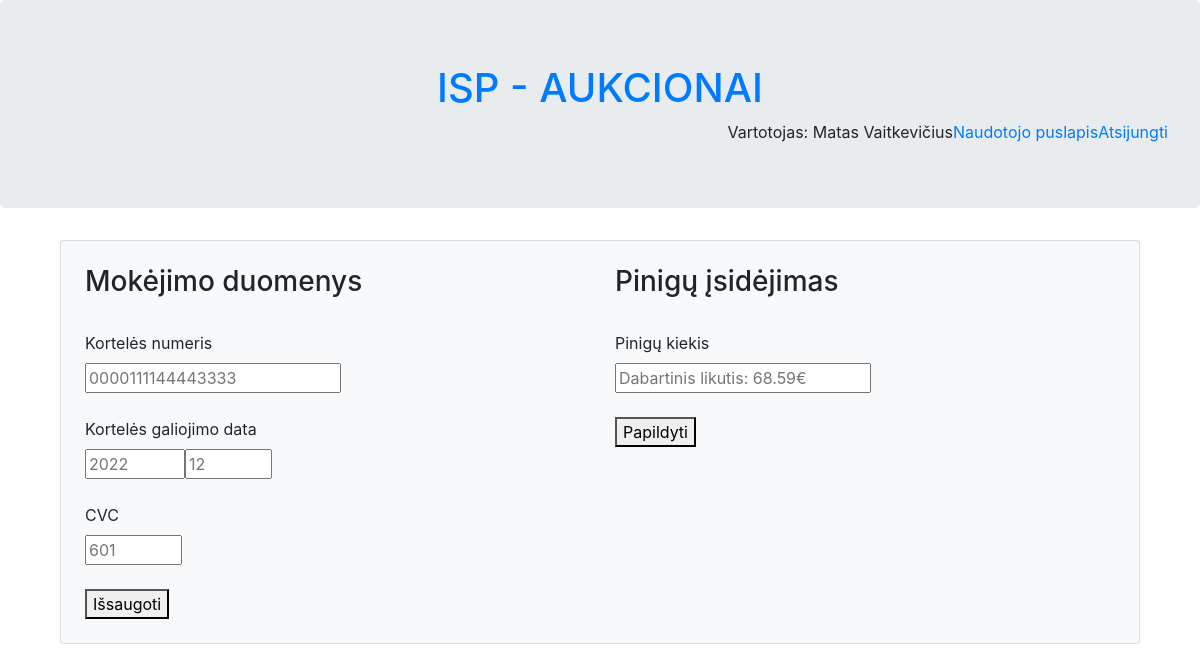
The app's page /Mokejimo_duomenu_redagavimo_puslapis.php (signed in), older data.
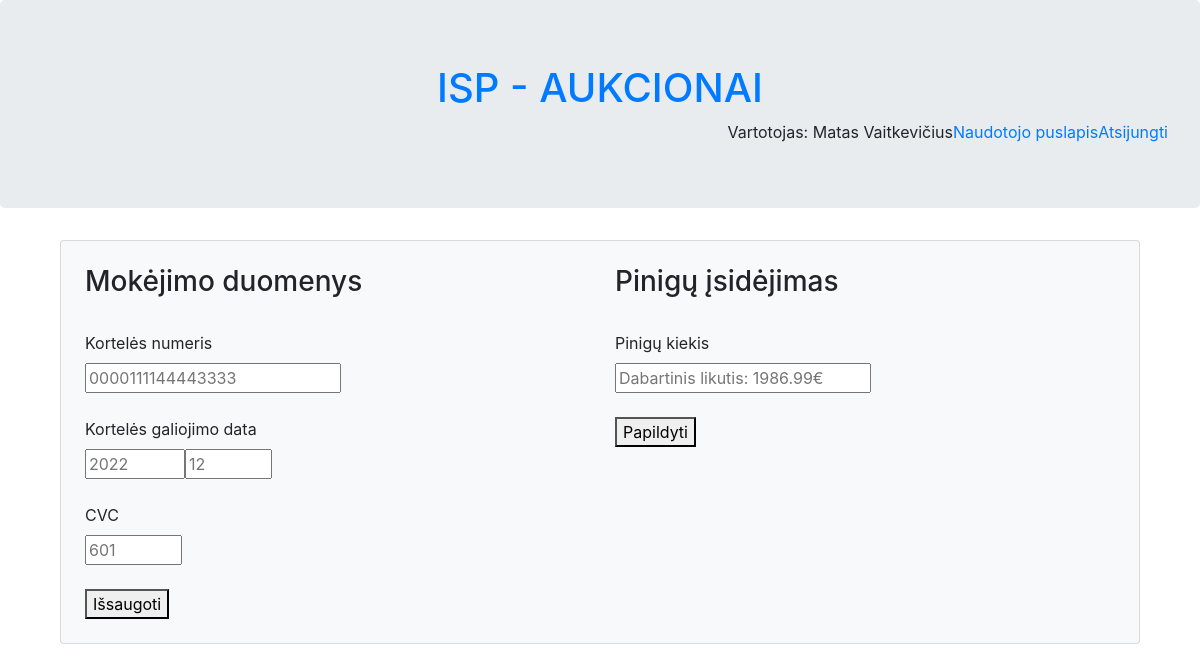
The same page, newer data.
### tables this page shows
CREATE TABLE `vartotojas` (
  `vardas` varchar(32) NOT NULL,
  `pavarde` varchar(32) NOT NULL,
  `email` varchar(64) NOT NULL,
  `telefono_nr` varchar(20) DEFAULT NULL,
  `slaptazodis` varchar(32) NOT NULL,
  `likutis` decimal(10,2) NOT NULL,
  `blokuotas` tinyint(1) NOT NULL,
  `lytis` int(11) DEFAULT NULL,
  `id_Vartotojas` int(11) NOT NULL,
  `fk_Administratorius` int(11) DEFAULT NULL
);

### Mokejimo_duomenu_redagavimo_puslapis.php (the view, shortened to what this page needs)
<!DOCTYPE html>
<html>
    <head>
        <link rel="stylesheet" href="https://cdn.jsdelivr.net/npm/bootstrap@4.6.1/dist/css/bootstrap.min.css">
      </head>
    <body>
    <?php include("header.php");?>
        <div class="container">
            <div class="container">
                <form method="post" action="">
                  <div class="col-12 card card-body bg-light p-4">
                      <div class="row">
                        <div class="col-6">
                            <h3>Mokėjimo duomenys</h3>
                            <br><label for="card_number"><i class="fa fa-user"></i>Kortelės numeris</label><br>
                                <input type="text" name="card_number" placeholder="0000111144443333"><br><br>
                            <label for="adr"><i class="fa fa-address-card-o"></i> Kortelės galiojimo data</label><br>
                                <div class="row" style=" padding-left: 5px;">
                                    <div class="column" style="max-width:100px">
                                    <input style="max-width:100px" type="number" name="expiration_year" min="<?php echo date("Y"); ?>" max="<?php echo date("Y")+10; ?>" placeholder="<?php echo date("Y"); ?>"><br><br>
                                    </div>
                                    <div class="column"  style="max-width:100px" >
                                    <input  style="max-width:100px" type="number" name="expiration_month" min="1" max="12" placeholder="<?php echo date("n"); ?>"><br><br>
                                    </div>
                                </div>
                            <label for="card_cvc"><i class="fa fa-institution"></i>CVC</label><br>
                                <input type="number" min="100" max="999" name="card_cvc" placeholder="601"><br><br>
                            <button type="submit" name="update_card_details">Išsaugoti</button>
                        </div>
                        <div class="col-6">
                            <h3>Pinigų įsidėjimas</h3>
                            <br><label for="card_number"><i class="fa fa-user"></i>Pinigų kiekis</label><br>
                            <?php
                                $sql = "SELECT * FROM `vartotojas` WHERE vartotojas.id_Vartotojas = '".$_SESSION['userid']."'";
                                $result = mysqli_query($db, $sql);
                                $row = mysqli_fetch_assoc($result);
                                $curent_piggybank = $row['likutis'];
                            ?>
                                <input style="min-width:250px" type="text" name="money_input" required placeholder="Dabartinis likutis: <?php echo $curent_piggybank;?>€"><br><br>
                            <button type="submit" name="update_piggybank">Papildyti</button>
                        </div>
                    </div>
                  </div>
                </form>
            </div>
        </div>
    </body>
</html>

### header.php (shortened to what this page needs)
<?php
include("config.php");
if (isset($_SESSION['userid'])){
    $query = "SELECT * FROM vartotojas WHERE id_Vartotojas=" . $_SESSION['userid'];
    $USERINFO = mysqli_query($db, $query);
    $USERINFO = mysqli_fetch_assoc($USERINFO);
}
?>
<div class ="jumbotron text-center">
    <a href="PagrindinisPuslapis.php"><h1>ISP - AUKCIONAI</h1></a>
    <div display: flex;
    justify-content: space-between;
    align="right">
        <?php
        if (isset($USERINFO))
        {
            if($USERINFO['fk_Administratorius'] != null){
                echo "Administratorius: ".$USERINFO['vardas'] . " " . $USERINFO['pavarde'];
                echo "<a href='adminPage.php'>Administravimo langas</a>";
            }
            else{
                echo "Vartotojas: ".$USERINFO['vardas'] . " " . $USERINFO['pavarde'];
            }
            echo "<a href='naudotojoPuslapis.php'>Naudotojo puslapis</a>";
            echo "<a href='logout.php'>Atsijungti</a>";
        }
        else{
            echo "<a href='signin.php'>Registracija</a>";
            echo "<a href='login.php'>Prisijungimas</a>";
        }
        ?>
    </div>
</div>

Row changes from the older to the newer data that the page shows:
changed vartotojas "Matas": money_input "Dabartinis likutis: 68.59€" → "Dabartinis likutis: 1986.99€"
